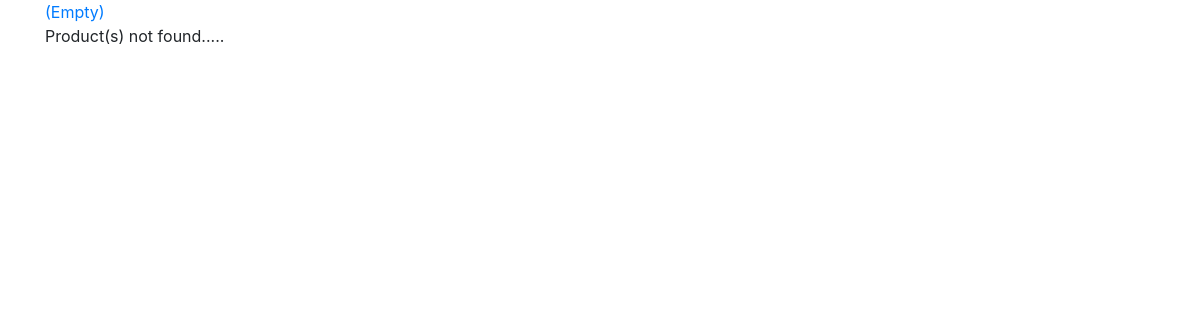
The page /orders/cart/index.php on the database as committed earlier.
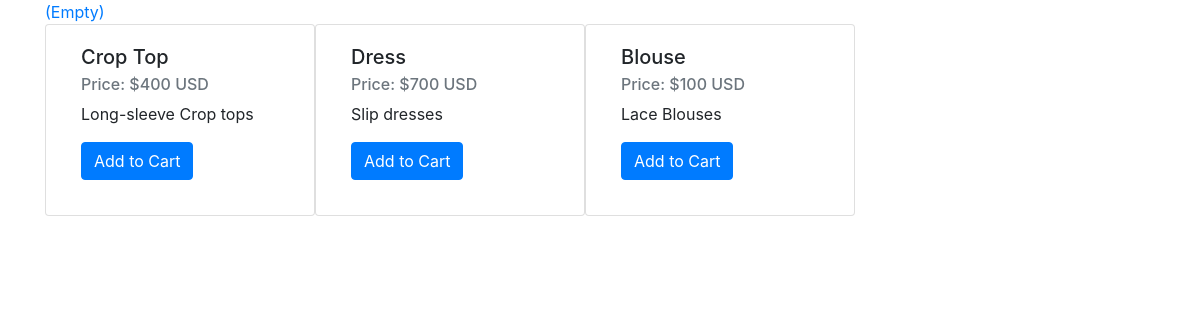
The same page on the database as committed later.
### tables this page shows
CREATE TABLE `products` (
  `id` int(11) NOT NULL,
  `name` text NOT NULL,
  `description` text NOT NULL,
  `price` text NOT NULL,
  `quantity` int(20) NOT NULL,
  `created` datetime NOT NULL
);

### orders/cart/Cart.class.php (called while the page is built, shortened)
<?php
class Cart {
    protected $cart_contents = array();
    public function __construct(){
        $this->cart_contents = !empty($_SESSION['cart_contents'])?$_SESSION['cart_contents']:NULL;
        if ($this->cart_contents === NULL){
            $this->cart_contents = array('cart_total' => 0, 'total_items' => 0);
        }
    }
    public function total_items(){
        return $this->cart_contents['total_items'];
    }
}
?>

### orders/cart/index.php (the view, shortened to what this page needs)
<?php
include_once 'Cart.class.php';
$cart = new Cart;
require_once 'dbConfig.php';
?>
<!DOCTYPE html>
<html lang="en">
<head>
<link rel="stylesheet" href="https://stackpath.bootstrapcdn.com/bootstrap/4.3.1/css/bootstrap.min.css">
</head>
</head>
<body>
<div class="container">
    <div class="cart-view">
        <a href="viewCart.php" title="View Cart"><i class="icart"></i> (<?php echo ($cart->total_items() > 0)?$cart->total_items().' Items':'Empty'; ?>)</a>
    </div>
    <div class="row col-lg-12">
        <?php
        $result = $db->query("SELECT * FROM products ORDER BY id DESC LIMIT 10");
        if($result->num_rows > 0){
            while($row = $result->fetch_assoc()){
        ?>
        <div class="card col-lg-3" style="height:12em;">
            <div class="card-body">
                <h5 class="card-title"><?php echo $row["name"]; ?></h5>
                <h6 class="card-subtitle mb-2 text-muted">Price: <?php echo '$'.$row["price"].' USD'; ?></h6>
                <p class="card-text"><?php echo $row["description"]; ?></p>
                <a href="./cartAction.php?action=addToCart&id=<?php echo $row["id"]; ?>" class="btn btn-primary">Add to Cart</a>
            </div>
        </div>
        <?php } }else{ ?>
        <p>Product(s) not found.....</p>
        <?php } ?>
    </div>
</div>
</body>
</html>

Rows that differ between the two databases and show on the page:
added products: name "Crop Top", price "400", description "Long-sleeve Crop tops"
added products: name "Dress", price "700", description "Slip dresses"
added products: name "Blouse", price "100", description "Lace Blouses"
Other text that changed with them:
text no longer shown: "Product(s) not found....."
